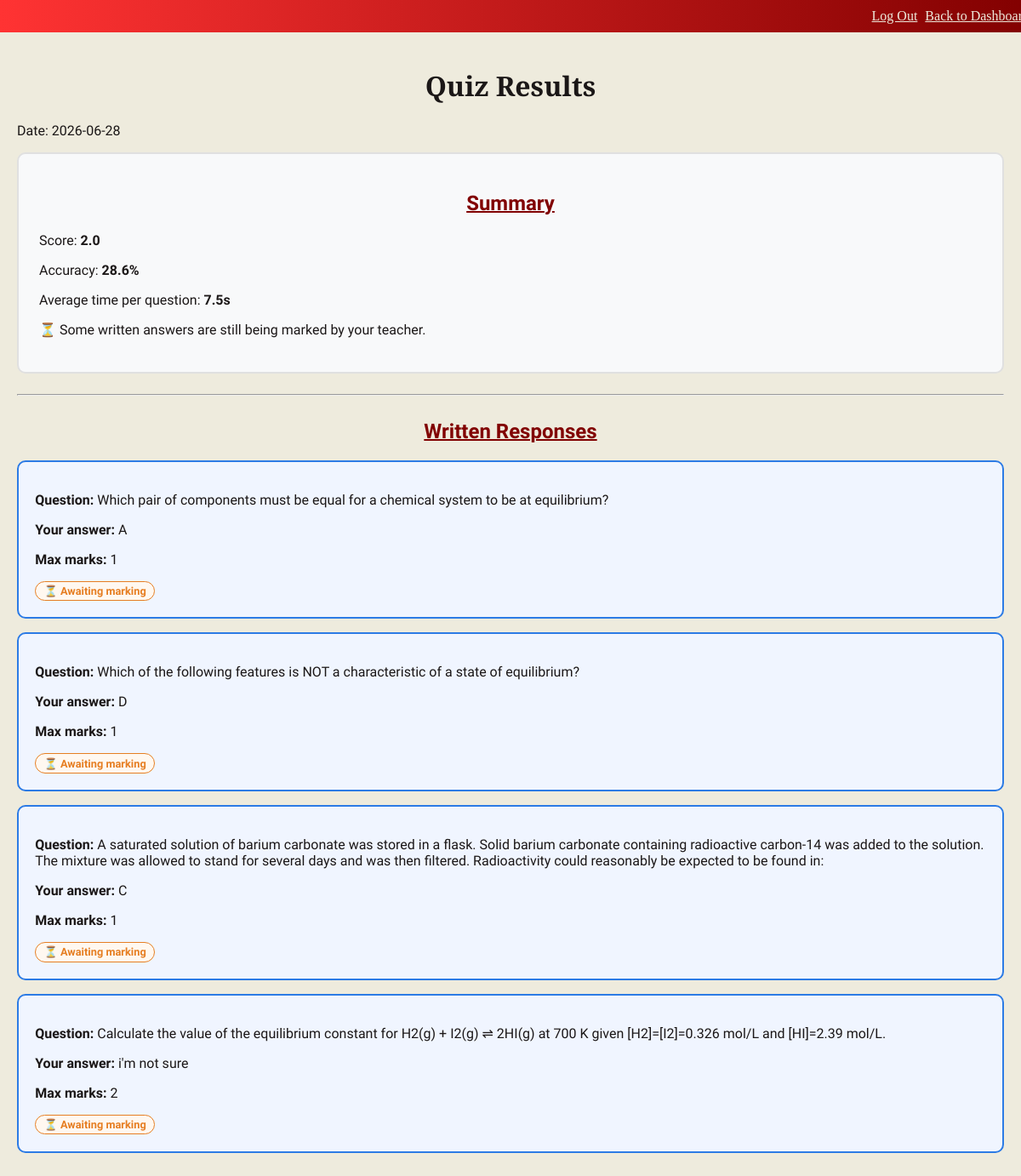
Page /results/1 (signed in) on the committed database.
### tables this page shows
CREATE TABLE results (
    id INTEGER PRIMARY KEY AUTOINCREMENT,
    user_id INTEGER NOT NULL,
    quiz_id INTEGER NOT NULL,
    score REAL,
    accuracy REAL,
    avg_time REAL,
    wrong_questions TEXT,
    written_answers TEXT,
    written_marks TEXT,
    marking_complete INTEGER DEFAULT 0,
    date TEXT,
    FOREIGN KEY (user_id) REFERENCES users(id));

### app.py (the view)
@app.route('/results/<int:result_id>')
def results(result_id):
    if 'user_id' not in session:
        return redirect(url_for('login'))
    connection = sqlite3.connect('database/LoginData.db')
    cursor = connection.cursor()
    if session.get('is_admin'):
        result = cursor.execute(
            '''SELECT score, accuracy, avg_time, wrong_questions,
               date, written_answers, written_marks, marking_complete
               FROM results WHERE id=?''',
            (result_id,)
        ).fetchone()
    else:
        result = cursor.execute(
            '''SELECT score, accuracy, avg_time, wrong_questions,
               date, written_answers, written_marks, marking_complete
               FROM results WHERE id=? AND user_id=?''',
            (result_id, session['user_id'])
        ).fetchone()
    connection.close()
    if not result:
        return "Result not found.", 404
    try:
        wrong_questions = json.loads(result[3]) if result[3] else []
    except:
        wrong_questions = []
    try:
        written_answers = json.loads(result[5]) if result[5] else []
    except:
        written_answers = []
    try:
        written_marks = json.loads(result[6]) if result[6] else []
    except:
        written_marks = []
    marks_by_id = {str(m['question_id']): m for m in written_marks}
    return render_template('results.html',
        score=result[0],
        accuracy=result[1],
        avg_time=result[2],
        wrong_questions=wrong_questions,
        date=result[4],
        written_answers=written_answers,
        marks_by_id=marks_by_id,
        marking_complete=result[7],
        result_id=result_id)

### templates/results.html (shortened to what this page needs)
<!DOCTYPE html>
<html lang="en">
<head>
    <link rel="stylesheet" type="text/css" href="{{ url_for('static', filename='main.css') }}">
</head>
<body>
    <div class="banner">
        <div class="banner-content">
            <a href="{{ url_for('logout') }}">Log Out</a>
            <a href="/dashboard">Back to Dashboard</a>
        </div>
    </div>
    <main>
        <h1>Quiz Results</h1>
        <p>Date: {{ date }}</p>
        <div class="summary">
            <h2>Summary</h2>
            <p>Score: <strong>{{ score }}</strong></p>
            <p>Accuracy: <strong>{{ accuracy }}%</strong></p>
            <p>Average time per question: <strong>{{ avg_time }}s</strong></p>
            {% if marking_complete == 0 %}
                <p>⏳ Some written answers are still being marked by your teacher.</p>
            {% elif accuracy == 100 %}
                <p>Perfect score! Great work! 🎉</p>
            {% elif accuracy >= 50 %}
                <p>Good effort! Keep practising! 💪</p>
            {% else %}
                <p>Keep trying, you'll get there! 📚</p>
            {% endif %}
        </div>
        <hr>
        <div class="results-breakdown">
            {% if wrong_questions|length == 0 and written_answers|length == 0 %}
                <h2>You got everything right! 🎉</h2>
            {% else %}
                {% if written_answers|length > 0 %}
                    <h2>Written Responses</h2>
                    {% for wa in written_answers %}
                    {% set m = marks_by_id.get(wa['question_id']|string) %}
                    <div class="written-card {% if m %}marked{% endif %}">
                        <p><strong>Question:</strong> {{ wa['question_text'] }}</p>
                        <p><strong>Your answer:</strong> {{ wa['answer'] if wa['answer'] else 'No answer provided' }}</p>
                        <p><strong>Max marks:</strong> {{ wa['max_marks'] }}</p>
                        {% if m %}
                            <span class="marked-badge">✓ Marked</span>
                            <p><strong>Mark:</strong>
                                <span class="correct-answer">{{ m['mark'] }} / {{ m['max_marks'] }}</span>
                            </p>
                            {% if m['feedback'] %}
                            <div class="feedback-box">
                                <strong>Teacher feedback:</strong> {{ m['feedback'] }}
                            </div>
                            {% endif %}
                        {% else %}
                            <span class="pending-badge">⏳ Awaiting marking</span>
                        {% endif %}
                    </div>
                    {% endfor %}
                {% endif %}
            {% endif %}
        </div>
    </main>
</body>
</html>

### static/main.css (style rules this page uses)
body { background-color: #eeebdd; font-family: Metamorphous; margin: 0; padding: 0; }
main { color: #1b1717; padding: 20px; font-family: Metamorphous; }
div { display: block; align-content: center; }
.banner { background-image: linear-gradient(to right, #Ff3333, #810000); font-family: Cinzel Decorative; text-align: right; padding: 10px; position: sticky; width: 100%; margin-bottom: 0px; }
a { color: #EEEBDD; text-decoration: underline; padding-left: 5px; }
h2 { text-decoration: underline; text-decoration-thickness: 2px; text-align: center; color: #810000; }
h1 { text-align: center; font-family: Cinzel Decorative; }

### templates/results.html (style rules this page uses)
.summary { background: #f8f9fa; border: 2px solid #e0e0e0; border-radius: 10px; padding: 1.5rem; margin-bottom: 1.5rem; }
.written-card { background: #f0f5ff; border: 2px solid #2c7be5; border-radius: 10px; padding: 1.2rem; margin-bottom: 1rem; }
.pending-badge { display: inline-block; background: #fff8f0; color: #e67e22; border: 1px solid #e67e22; padding: 0.2rem 0.6rem; border-radius: 12px; font-size: 0.8rem; font-weight: 700; }

### rows in the picture
results: date "2026-06-28", score "2.0", accuracy "28.6", avg_time "7.5"

### other values in the picture
{{ wa['question_text'] }} "Which pair of components must be equal for a chemical system to be at equilibrium?" "Which of the following features is NOT a characteristic of a state of equilibrium?" "Calculate the value of the equilibrium constant for H2(g) + I2(g) ⇌ 2HI(g) at 700 K given [H2]=[I2]=0.326 mol/L and [HI]=2.39 mol/L."
{{ wa['answer'] if wa['answer'] else 'No answer provided' }} "A" "D" "C" "i'm not sure"
{{ wa['max_marks'] }} "1" "1" "1" "2"
